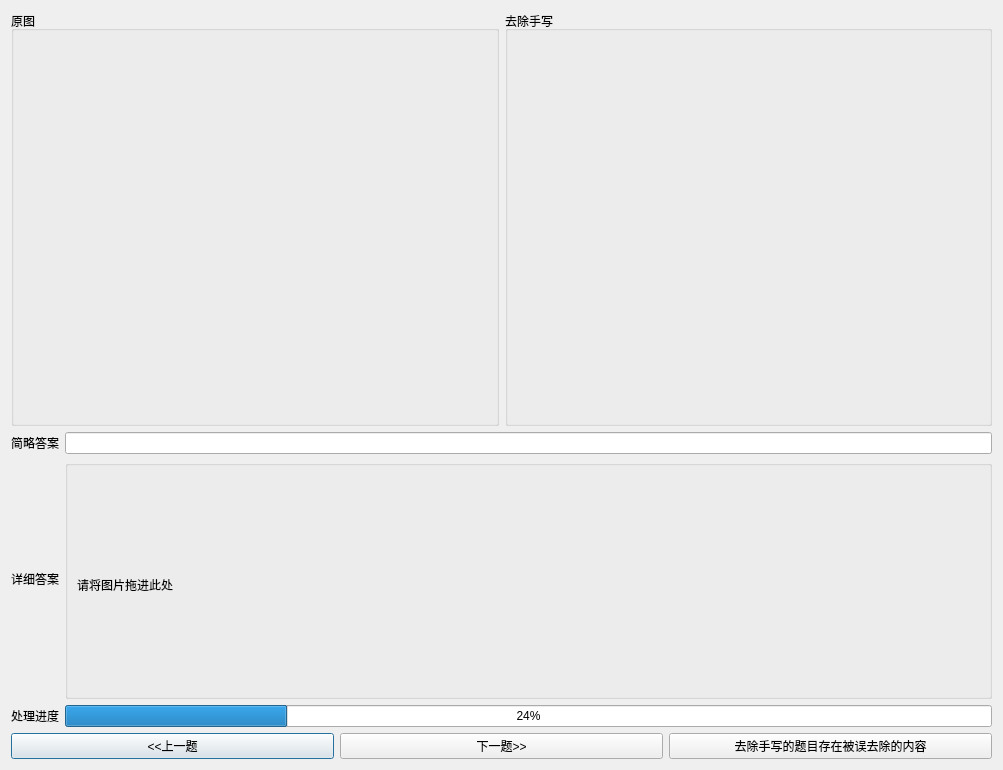
<?xml version="1.0" encoding="UTF-8"?>
<ui version="4.0">
 <class>Dialog</class>
 <widget class="QDialog" name="Dialog">
  <property name="geometry">
   <rect>
    <x>0</x>
    <y>0</y>
    <width>1003</width>
    <height>767</height>
   </rect>
  </property>
  <property name="windowTitle">
   <string>Dialog</string>
  </property>
  <layout class="QVBoxLayout" name="verticalLayout_4">
   <item>
    <layout class="QHBoxLayout" name="horizontalLayout_3">
     <item>
      <widget class="QGroupBox" name="groupBox">
       <property name="title">
        <string>原图</string>
       </property>
       <layout class="QVBoxLayout" name="verticalLayout">
        <item>
         <widget class="QLabel" name="label">
          <property name="text">
           <string/>
          </property>
         </widget>
        </item>
       </layout>
      </widget>
     </item>
     <item>
      <widget class="QGroupBox" name="groupBox_2">
       <property name="title">
        <string>去除手写</string>
       </property>
       <layout class="QVBoxLayout" name="verticalLayout_2">
        <item>
         <widget class="QLabel" name="label_2">
          <property name="minimumSize">
           <size>
            <width>0</width>
            <height>374</height>
           </size>
          </property>
          <property name="text">
           <string/>
          </property>
         </widget>
        </item>
       </layout>
      </widget>
     </item>
    </layout>
   </item>
   <item>
    <layout class="QHBoxLayout" name="horizontalLayout_2">
     <item>
      <widget class="QLabel" name="label_3">
       <property name="text">
        <string>简略答案</string>
       </property>
      </widget>
     </item>
     <item>
      <widget class="QLineEdit" name="lineEdit"/>
     </item>
    </layout>
   </item>
   <item>
    <layout class="QHBoxLayout" name="horizontalLayout">
     <item>
      <widget class="QLabel" name="label_4">
       <property name="sizePolicy">
        <sizepolicy hsizetype="Fixed" vsizetype="Fixed">
         <horstretch>0</horstretch>
         <verstretch>0</verstretch>
        </sizepolicy>
       </property>
       <property name="text">
        <string>详细答案</string>
       </property>
      </widget>
     </item>
     <item>
      <widget class="QGroupBox" name="groupBox_3">
       <property name="minimumSize">
        <size>
         <width>0</width>
         <height>239</height>
        </size>
       </property>
       <property name="title">
        <string/>
       </property>
       <layout class="QVBoxLayout" name="verticalLayout_3">
        <item>
         <widget class="QLabel" name="label_5">
          <property name="sizePolicy">
           <sizepolicy hsizetype="Preferred" vsizetype="Preferred">
            <horstretch>0</horstretch>
            <verstretch>0</verstretch>
           </sizepolicy>
          </property>
          <property name="minimumSize">
           <size>
            <width>0</width>
            <height>219</height>
           </size>
          </property>
          <property name="text">
           <string>请将图片拖进此处</string>
          </property>
          <property name="wordWrap">
           <bool>false</bool>
          </property>
         </widget>
        </item>
       </layout>
      </widget>
     </item>
    </layout>
   </item>
   <item>
    <layout class="QHBoxLayout" name="horizontalLayout_4">
     <item>
      <widget class="QLabel" name="label_6">
       <property name="text">
        <string>处理进度</string>
       </property>
      </widget>
     </item>
     <item>
      <widget class="QProgressBar" name="progressBar">
       <property name="value">
        <number>24</number>
       </property>
      </widget>
     </item>
    </layout>
   </item>
   <item>
    <layout class="QHBoxLayout" name="horizontalLayout_5">
     <item>
      <widget class="QPushButton" name="pushButton">
       <property name="text">
        <string>&lt;&lt;上一题</string>
       </property>
      </widget>
     </item>
     <item>
      <widget class="QPushButton" name="pushButton_2">
       <property name="text">
        <string>下一题&gt;&gt;</string>
       </property>
      </widget>
     </item>
     <item>
      <widget class="QPushButton" name="pushButton_3">
       <property name="text">
        <string>去除手写的题目存在被误去除的内容</string>
       </property>
      </widget>
     </item>
    </layout>
   </item>
  </layout>
 </widget>
 <resources/>
 <connections/>
</ui>
